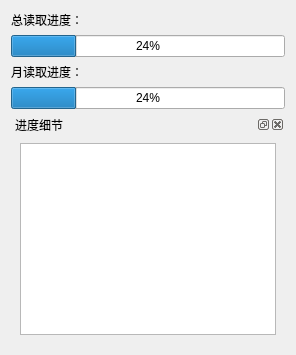
<?xml version="1.0" encoding="UTF-8"?>
<ui version="4.0">
 <class>progressWidget</class>
 <widget class="QWidget" name="progressWidget">
  <property name="windowTitle">
   <string>Form</string>
  </property>
  <layout class="QVBoxLayout" name="verticalLayout">
   <item>
    <widget class="QLabel" name="label">
     <property name="text">
      <string>总读取进度：</string>
     </property>
    </widget>
   </item>
   <item>
    <layout class="QVBoxLayout" name="verticalLayout_3">
     <item>
      <widget class="QProgressBar" name="progressBar">
       <property name="value">
        <number>24</number>
       </property>
      </widget>
     </item>
    </layout>
   </item>
   <item>
    <layout class="QVBoxLayout" name="verticalLayout_2">
     <item>
      <widget class="QLabel" name="label_2">
       <property name="text">
        <string>月读取进度：</string>
       </property>
      </widget>
     </item>
     <item>
      <widget class="QProgressBar" name="progressBar_2">
       <property name="value">
        <number>24</number>
       </property>
      </widget>
     </item>
    </layout>
   </item>
   <item>
    <widget class="QDockWidget" name="dockWidget">
     <property name="windowTitle">
      <string>进度细节</string>
     </property>
     <widget class="QWidget" name="dockWidgetContents">
      <layout class="QHBoxLayout" name="horizontalLayout">
       <item>
        <widget class="QTextBrowser" name="textBrowser"/>
       </item>
      </layout>
     </widget>
    </widget>
   </item>
  </layout>
 </widget>
 <resources/>
 <connections/>
</ui>
